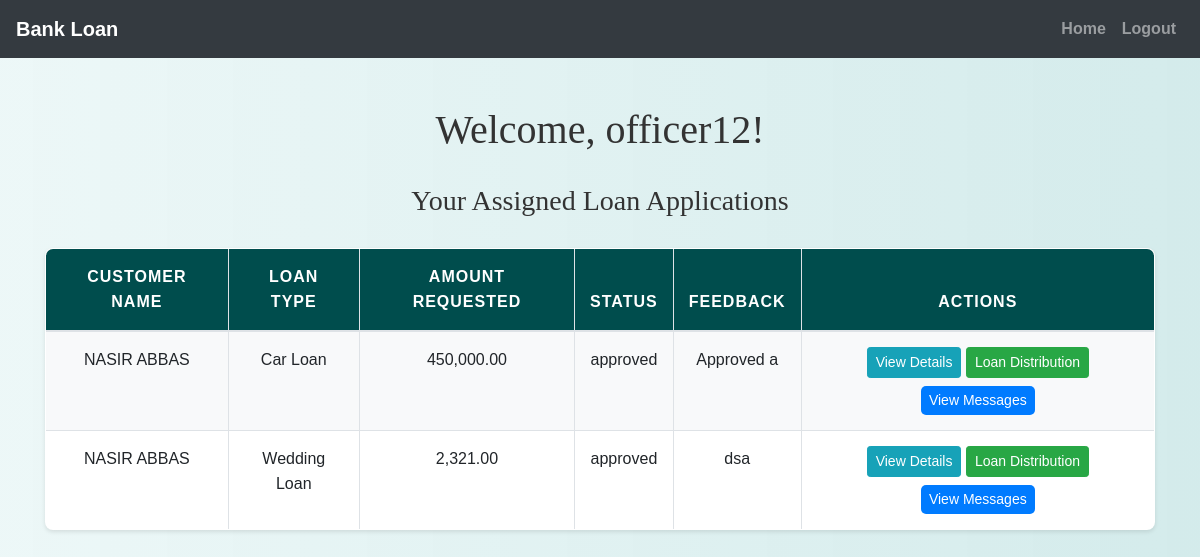
/officer/officer_home.php (signed in), run on an earlier commit of the app's database.
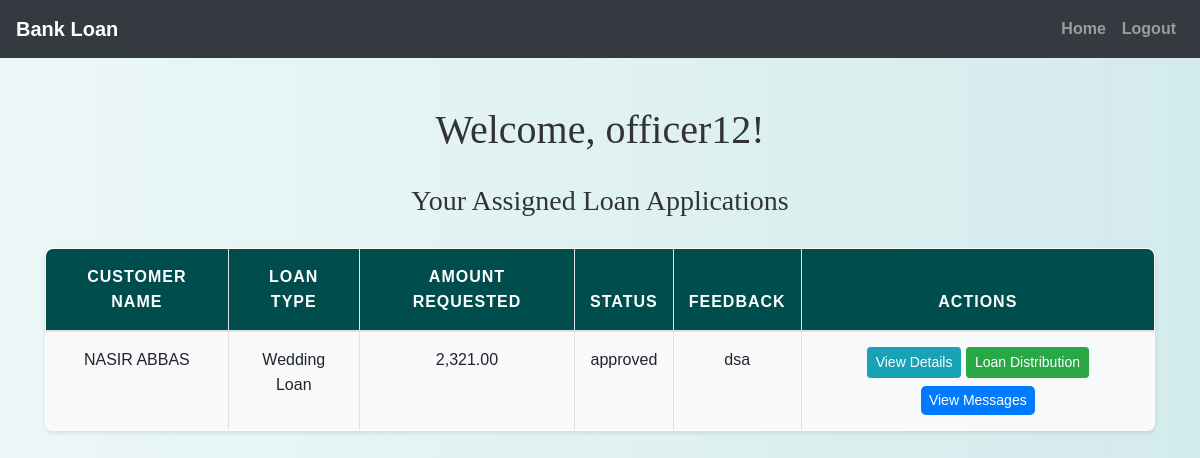
And on a later commit of the database.
### tables this page shows
CREATE TABLE `loan_applications` (
  `application_id` int(11) NOT NULL,
  `customer_id` int(11) NOT NULL,
  `loan_type_id` int(11) NOT NULL,
  `amount_requested` decimal(10,2) NOT NULL,
  `duration_months` int(11) NOT NULL,
  `application_status` enum('pending','approved','rejected') DEFAULT 'pending',
  `feedback` text DEFAULT NULL,
  `assigned_officer_id` int(11) DEFAULT NULL,
  `created_at` timestamp NOT NULL DEFAULT current_timestamp(),
  `updated_at` timestamp NOT NULL DEFAULT current_timestamp() ON UPDATE current_timestamp()
);

CREATE TABLE `users` (
  `id` int(11) NOT NULL,
  `username` varchar(50) NOT NULL,
  `password` varchar(255) NOT NULL,
  `email` varchar(100) NOT NULL,
  `phone` varchar(20) NOT NULL,
  `age` int(11) DEFAULT NULL,
  `full_name` varchar(255) NOT NULL,
  `bio` text DEFAULT NULL
);

CREATE TABLE `loan_types` (
  `loan_type_id` int(11) NOT NULL,
  `loan_name` varchar(255) NOT NULL,
  `description` text NOT NULL,
  `interest_rate` decimal(5,2) NOT NULL,
  `repayment_terms` int(11) NOT NULL,
  `max_amount` decimal(15,2) NOT NULL,
  `created_at` timestamp NOT NULL DEFAULT current_timestamp(),
  `updated_at` timestamp NOT NULL DEFAULT current_timestamp() ON UPDATE current_timestamp()
);

### officer/officer_home.php (the view, shortened to what this page needs)
<?php
include('config.php');
$username = $_SESSION["username"];
$officer_id = $_SESSION["id"];
$sql_tasks = "SELECT la.application_id, lt.loan_name, la.amount_requested, la.application_status, la.feedback,
                     la.customer_id, u.full_name AS customer_name
              FROM loan_applications la
              JOIN loan_types lt ON la.loan_type_id = lt.loan_type_id
              JOIN users u ON la.customer_id = u.id
              WHERE la.assigned_officer_id = ?";
$stmt = $conn->prepare($sql_tasks);
$stmt->bind_param("i", $officer_id);
$stmt->execute();
$result_tasks = $stmt->get_result();
?>
<!DOCTYPE html>
<html lang="en">
<head>
    <link rel="stylesheet" href="https://maxcdn.bootstrapcdn.com/bootstrap/4.5.2/css/bootstrap.min.css">
    <link rel="stylesheet" href="../css/style.css">
</head>
<body>
    <?php include('navbar.php'); ?>
    <div class="container mt-5">
        <h1>Welcome, <?php echo htmlspecialchars($username); ?>!</h1>
        <h3>Your Assigned Loan Applications</h3>
        <?php if ($result_tasks->num_rows > 0) { ?>
            <table class="table table-bordered">
                <thead>
                    <tr>
                        <th>Customer Name</th>
                        <th>Loan Type</th>
                        <th>Amount Requested</th>
                        <th>Status</th>
                        <th>Feedback</th>
                        <th>Actions</th>
                    </tr>
                </thead>
                <tbody>
                    <?php while ($row = $result_tasks->fetch_assoc()) { ?>
                        <tr>
                            <td><?php echo htmlspecialchars($row['customer_name']); ?></td>
                            <td><?php echo htmlspecialchars($row['loan_name']); ?></td>
                            <td><?php echo number_format($row['amount_requested'], 2); ?></td>
                            <td><?php echo htmlspecialchars($row['application_status']); ?></td>
                            <td><?php echo htmlspecialchars(substr($row['feedback'], 0, 10)); ?></td>
                            <td>
                            <a href="view_application_details.php?application_id=<?php echo $row['application_id']; ?>" class="btn btn-info btn-sm">View Details</a>
<a href="loan_disbursement.php?application_id=<?php echo $row['application_id']; ?>" class="btn btn-success btn-sm">Loan Distribution</a>
<a href="loan_messages.php?application_id=<?php echo $row['application_id']; ?>" class="btn btn-primary btn-sm mt-2">View Messages</a>
                            </td>
                        </tr>
                    <?php } ?>
                </tbody>
            </table>
        <?php } else { ?>
            <p>No tasks assigned to you yet.</p>
        <?php } ?>
    </div>
</body>
</html>

What changed in the data, as far as the page shows it:
no longer on this page (row edited): loan_applications: customer.full_name "NASIR ABBAS", loan_type.loan_name "Car Loan", amount_requested "450,000.00", application_status "approved", feedback "Approved a"
